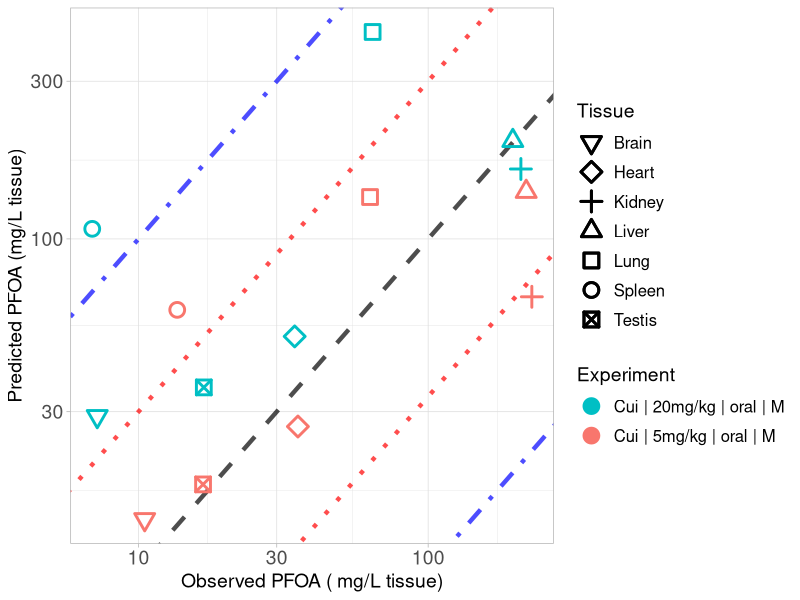

Source code (R):
library(ggplot2)

#setwd("C:/Users/ptsir/Documents/GitHub/PFAS_PBK_models/PFOA inhalation Rat/Validation/Validation_results")
setwd("C:/Users/Ioannis/Documents/GitHub/PFAS_PBK_models/PFOA inhalation Rat/Validation/Validation_Scenario15")

# Load Results 
Cui_results <- read.csv("Cui_2008_results.csv", header = T)
Cui_low <- Cui_results[Cui_results$Dose == 5, ]
Cui_low$Experiment <- "Cui | 5mg/kg | oral | M"
Cui_high <- Cui_results[Cui_results$Dose == 20, ]
Cui_high$Experiment <- "Cui | 20mg/kg | oral | M"
# 
Tissue_markers <-  c(0:10,14)
names(Tissue_markers) <- c( "Lung",   "Spleen",  "Liver",   "Kidney", "Plasma", "Heart",
                            "Brain","Testis", "Stomach", "Intestines", "Carcass")

Experiment <- scales::hue_pal()(2)

names(Experiment) <- unique(c(Cui_low$Experiment, Cui_high$Experiment))



scatter_plot <- ggplot()+
  geom_abline(intercept = log10(1), slope = 1, linetype = "dashed", color = "black", linewidth = 1.5, alpha = 0.7) +  # Identity line in log10 scale
  geom_abline(intercept = log10(3), slope = 1, linetype = "dotted", color = "red", linewidth = 1.5, alpha = 0.7) +  # +3-fold error line
  geom_abline(intercept = log10(1/3), slope = 1, linetype = "dotted", color = "red", linewidth = 1.5, alpha = 0.7) +  # -3-fold error line
  geom_abline(intercept = log10(10), slope = 1, linetype = "dotdash", color = "blue", linewidth = 1.5, alpha = 0.7) +  # +10-fold error line
  geom_abline(intercept = log10(1/10), slope = 1, linetype = "dotdash", color = "blue", linewidth = 1.5, alpha = 0.7) +  # -10-fold error line
  geom_point(data = Cui_low, aes(x=Observed, y=Predicted, color = Experiment, shape = Tissue), size=4, stroke = 1.5)+
  geom_point(data = Cui_high, aes(x=Observed, y=Predicted, color = Experiment, shape = Tissue), size=4, stroke = 1.5)+
  scale_y_log10()+
  scale_x_log10()+
  scale_color_manual(values = Experiment)+
  theme(legend.spacing.y = unit(1, 'cm')) +
  guides(fill = guide_legend(byrow = TRUE))+
  scale_shape_manual(values = Tissue_markers)+
  theme_light()+
  labs(y = "Predicted PFOA (mg/L tissue)",
       x = "Observed PFOA ( mg/L tissue)")+
  theme(plot.title = element_text(hjust = 0.5),
        legend.key.size = unit(0.75, 'cm'),  
        legend.title = element_text(size=14),
        legend.text = element_text(size=12,  hjust = 0),
        axis.text = element_text(size = 14),
        axis.title = element_text(size = 14),
        )

#print(scatter_plot)

ggsave("validation_plot_PFOA_tissues.png", scatter_plot, width = 11, height = 7, units = "in", dpi = 300)
